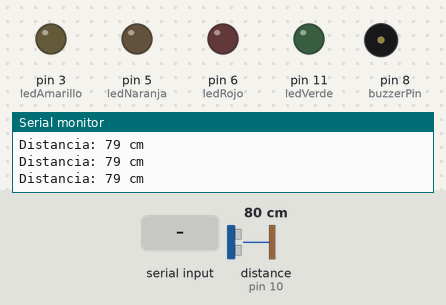
The sketch below on a simulated Arduino Uno, built with avr-gcc and run on an emulated ATmega328P. On the bench: output pins drawn as LEDs (lit = HIGH), buzzer (waves = sounding), the last lines printed to the serial monitor. Wiring (inferred from the names in the program): ultrasonic range finder: trigger pin 9; echo pin 10. The inputs (shaded band) are chosen by the test bench; at power-on: distance to the obstacle (sensor on pin 10) 80 cm. The echo pulse lasts 58.3 µs per cm; pins used as bus, display or sensor lines are not drawn.

Above: at 1.2 s.
1.3 s: distance to the obstacle (sensor on pin 10) set to 4 cm
At 1.6 s:
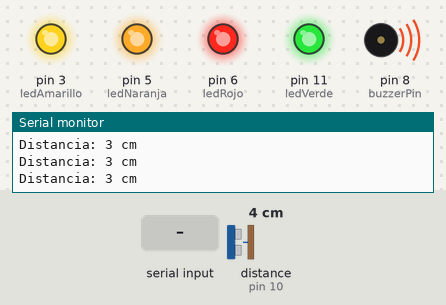
2.8 s: "V90\n" received over Serial
At 3.1 s:
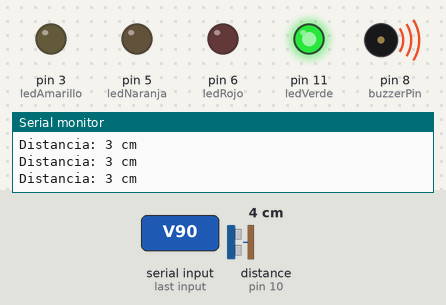
4.3 s: "A90\n" received over Serial
At 5.5 s:
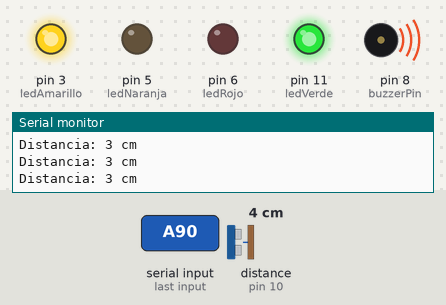
5.8 s: "N90\n" received over Serial
At 7.0 s:
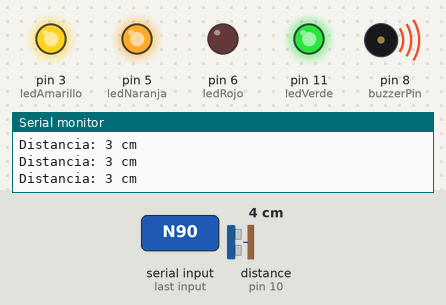
7.3 s: "X90\n" received over Serial
At 8.6 s:
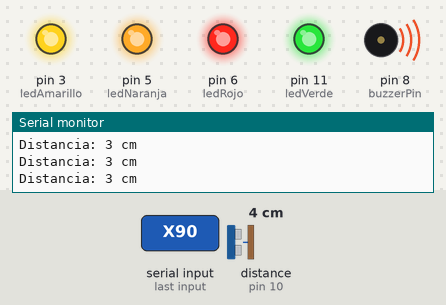
8.9 s: distance to the obstacle (sensor on pin 10) set to 9 cm
11.9 s: distance to the obstacle (sensor on pin 10) set to 12 cm
At 12.9 s:
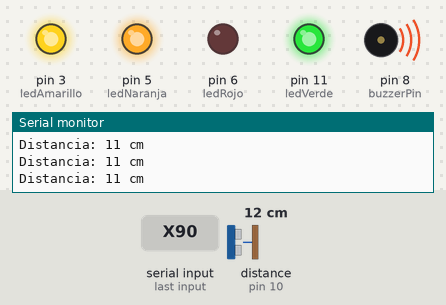
Timing chart, 0 to 14.4 s (numbered marks = the images above; inputs shaded):
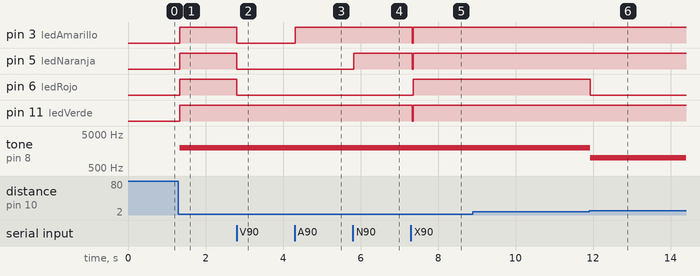

The sketch:

Proyecto.ino
```cpp
// Definición de pines para el sensor
const int trigPin = 9;
const int echoPin = 10;

// Definición de pines para los LEDs (todos PWM en UNO: 3,5,6,11)
const int ledVerde = 11;
const int ledAmarillo = 3;
const int ledNaranja = 5;
const int ledRojo = 6;

// Definición de pin para el zumbador
const int buzzerPin = 8;

// Variables para la medición de distancia
long duracion;
int distanciaCm;

// Modo y estados
bool modoManual = false;
int intensidadPWM = 255;  // 0..255

// Estado (ON/OFF) para cada LED en modo manual
bool estadoVerde = false;
bool estadoAmarillo = false;
bool estadoNaranja = false;
bool estadoRojo = false;
  unsigned long ultimoPWM = 0;
const int intervaloPWM = 30; // ms
// Aplica la intensidad (analogWrite) a todos los LEDs que estén "ON" en modo manual
void aplicarPWM() {
  if (estadoVerde)  analogWrite(ledVerde, intensidadPWM);
  else digitalWrite(ledVerde, LOW); // si no está marcado, lo mantengo en LOW en modo manual

  if (estadoAmarillo) analogWrite(ledAmarillo, intensidadPWM);
  else digitalWrite(ledAmarillo, LOW);

  if (estadoNaranja) analogWrite(ledNaranja, intensidadPWM);
  else digitalWrite(ledNaranja, LOW);

  if (estadoRojo) analogWrite(ledRojo, intensidadPWM);
  else digitalWrite(ledRojo, LOW);

}

void setup() {
  pinMode(trigPin, OUTPUT);
  pinMode(echoPin, INPUT);

  pinMode(ledVerde, OUTPUT);
  pinMode(ledAmarillo, OUTPUT);
  pinMode(ledNaranja, OUTPUT);
  pinMode(ledRojo, OUTPUT);

  pinMode(buzzerPin, OUTPUT);

  Serial.begin(9600);
}

void loop() {

  // ---------------- SENSOR (solo si no estamos en modo manual) ----------------
  if (!modoManual) {
    // Trigger del sensor
    digitalWrite(trigPin, LOW);
    delayMicroseconds(2);
    digitalWrite(trigPin, HIGH);
    delayMicroseconds(10);
    digitalWrite(trigPin, LOW);

    duracion = pulseIn(echoPin, HIGH);
    distanciaCm = duracion * 0.0343 / 2;

    Serial.print("Distancia: ");
    Serial.print(distanciaCm);
    Serial.println(" cm");

    // Control automático de LEDs (digitalWrite)
    if (distanciaCm >= 40 || distanciaCm <= 0) {
      digitalWrite(ledVerde, LOW);
      digitalWrite(ledAmarillo, LOW);
      digitalWrite(ledNaranja, LOW);
      digitalWrite(ledRojo, LOW);
      noTone(buzzerPin);
    }
    else if (distanciaCm >= 30) {
      digitalWrite(ledVerde, HIGH);
      digitalWrite(ledAmarillo, LOW);
      digitalWrite(ledNaranja, LOW);
      digitalWrite(ledRojo, LOW);
      noTone(buzzerPin);
    }
    else if (distanciaCm >= 20) {
      digitalWrite(ledVerde, HIGH);
      digitalWrite(ledAmarillo, HIGH);
      digitalWrite(ledNaranja, LOW);
      digitalWrite(ledRojo, LOW);
      noTone(buzzerPin);
    }
    else if (distanciaCm >= 10) {
      digitalWrite(ledVerde, HIGH);
      digitalWrite(ledAmarillo, HIGH);
      digitalWrite(ledNaranja, HIGH);
      digitalWrite(ledRojo, LOW);
      tone(buzzerPin, 1000);
    }
    else {
      digitalWrite(ledVerde, HIGH);
      digitalWrite(ledAmarillo, HIGH);
      digitalWrite(ledNaranja, HIGH);
      digitalWrite(ledRojo, HIGH);
      tone(buzzerPin, 2000);
    }
  } // fin if(!modoManual)

  // ---------------- COMANDOS DESDE PC ----------------
  // Protocolo simple:
  // V -> encender Verde (modo manual)
  // A -> encender Amarillo
  // N -> encender Naranja
  // R -> encender Rojo
  // X -> apagar todos y volver a modo automático
  // P<valor> -> cambiar intensidad (0..255) y aplicarla a todos los LEDs ON
  // Ejemplo de P: "P180" o "P50" o "P255"

  if (Serial.available()) {
    char comando = Serial.read();

    if (comando == 'V') {
      modoManual = true;
      estadoVerde = true;
      aplicarPWM(); // aplica intensidad actual al LED marcado
    }
    else if (comando == 'A') {
      modoManual = true;
      estadoAmarillo = true;
      aplicarPWM();
    }
    else if (comando == 'N') {
      modoManual = true;
      estadoNaranja = true;
      aplicarPWM();
    }
    else if (comando == 'R') {
      modoManual = true;
      estadoRojo = true;
      aplicarPWM();
    }
    else if (comando == 'X') {
      // Apagar todo y volver a automático
      estadoVerde = estadoAmarillo = estadoNaranja = estadoRojo = false;
      modoManual = false;
      // Apago físicamente los leds
      digitalWrite(ledVerde, LOW);
      digitalWrite(ledAmarillo, LOW);
      digitalWrite(ledNaranja, LOW);
      digitalWrite(ledRojo, LOW);
    }
    else if (comando == 'P') {
      // Leer el número que viene después de P (parseInt lee hasta no dígito)
      int valor = Serial.parseInt(); // lee 0..999
      if (millis() - ultimoPWM > intervaloPWM) {
    intensidadPWM = constrain(Serial.parseInt(), 0, 255);
    ultimoPWM = millis();

    analogWrite(ledVerde, intensidadPWM);
    analogWrite(ledAmarillo, intensidadPWM);
    analogWrite(ledNaranja, intensidadPWM);
    analogWrite(ledRojo, intensidadPWM);
}
      // Aplicar a todos los encendidos
      if (modoManual) aplicarPWM();
    }
    // cualquier otro carácter se ignora
  }
 delay (35);
}
```

Measured:
- the behaviour switches between 10 and 11 cm on distance to the obstacle (sensor on pin 10) (found by bisection; images 5 and 6)
- after the input at 1.3 s, pin 3 (ledAmarillo), pin 5 (ledNaranja), pin 6 (ledRojo), pin 11 (ledVerde): LOW → HIGH at once; tone on pin 8 (buzzerPin): silent → 2000 Hz at once
- after the input at 2.8 s, pin 3 (ledAmarillo), pin 5 (ledNaranja), pin 6 (ledRojo): HIGH → LOW at once
- after the input at 4.3 s, pin 3 (ledAmarillo): LOW → HIGH at once
- after the input at 5.8 s, pin 5 (ledNaranja): LOW → HIGH at once
- after the input at 7.3 s, pin 3 (ledAmarillo), pin 5 (ledNaranja), pin 11 (ledVerde): HIGH → LOW at once, → HIGH 0.04 s later; pin 6 (ledRojo): LOW → HIGH after 0.07 s
- after the input at 11.9 s, pin 6 (ledRojo): HIGH → LOW at once; tone on pin 8 (buzzerPin): 2000 Hz → 1000 Hz at once
